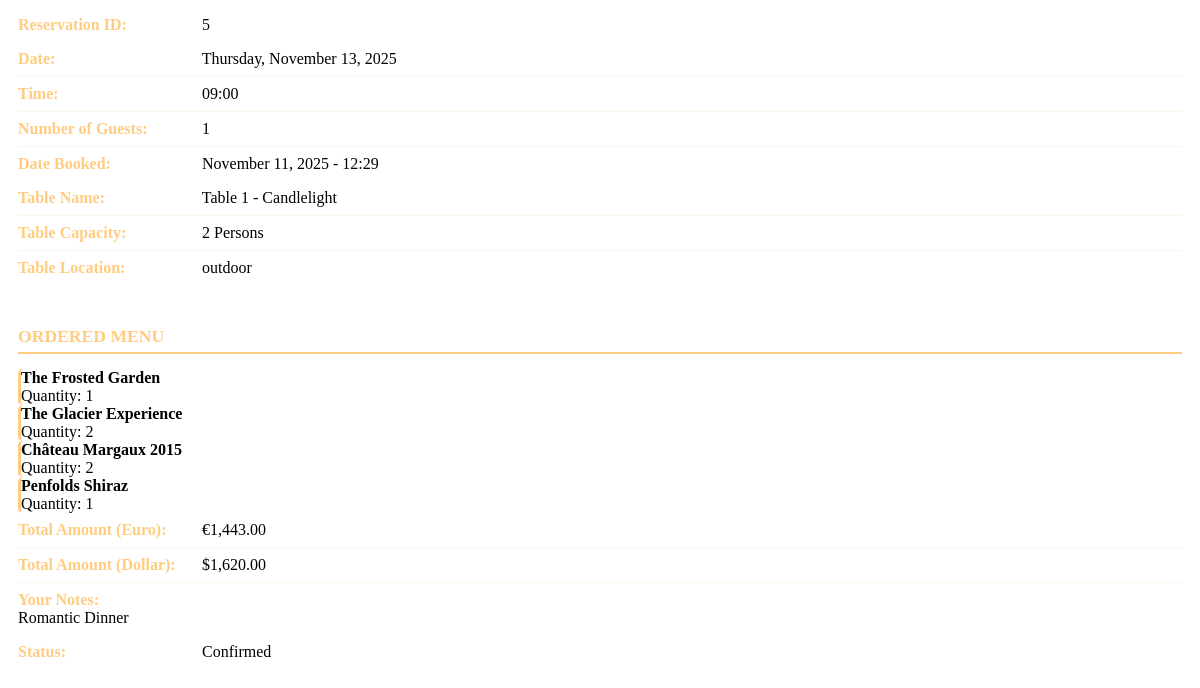
Page /get_my_reservation_detail.php?id=5 (signed in) on the committed database.
### tables this page shows
CREATE TABLE `reservasi` (
  `id_reservasi` int(11) NOT NULL,
  `id_user` int(11) NOT NULL,
  `id_meja` int(11) NOT NULL,
  `tanggal_reservasi` date NOT NULL,
  `waktu_reservasi` time NOT NULL,
  `jumlah_orang` int(11) NOT NULL,
  `catatan` text DEFAULT NULL,
  `total_euro` decimal(10,2) NOT NULL,
  `total_dollar` decimal(10,2) NOT NULL,
  `status` enum('Scheduled','Confirmed','Completed','Cancelled') DEFAULT 'Scheduled',
  `tanggal_dibuat` timestamp NOT NULL DEFAULT current_timestamp()
);

CREATE TABLE `meja` (
  `id_meja` int(11) NOT NULL,
  `nama_meja` varchar(50) NOT NULL,
  `kapasitas` int(11) NOT NULL,
  `lokasi` enum('indoor','outdoor') NOT NULL,
  `catatan` text DEFAULT NULL
);

CREATE TABLE `reservasi_menu` (
  `id_reservasi_menu` int(11) NOT NULL,
  `id_reservasi` int(11) DEFAULT NULL,
  `id_menu` int(11) DEFAULT NULL,
  `jumlah` int(11) DEFAULT 1,
  `catatan` text DEFAULT NULL
);

CREATE TABLE `menu` (
  `id_menu` int(11) NOT NULL,
  `id_kategori` int(11) NOT NULL,
  `nama_menu` varchar(100) NOT NULL,
  `deskripsi` text DEFAULT NULL,
  `harga_euro` decimal(10,2) NOT NULL,
  `harga_dollar` decimal(10,2) NOT NULL,
  `foto` varchar(255) DEFAULT NULL,
  `status` enum('aktif','nonaktif') DEFAULT 'aktif'
);

### get_my_reservation_detail.php (the view, shortened to what this page needs)
<?php
include 'db.php';
$user_id = $_SESSION['id_user'];
if (isset($_GET['id'])) {
    $id_reservasi = $_GET['id'];
    try {
        $query = "SELECT r.*, u.nama, u.email, u.no_telp, m.nama_meja, m.kapasitas, m.lokasi
                  FROM reservasi r
                  JOIN users u ON r.id_user = u.id_user
                  JOIN meja m ON r.id_meja = m.id_meja
                  WHERE r.id_reservasi = ? AND r.id_user = ?";
        $stmt = $pdo->prepare($query);
        $stmt->execute([$id_reservasi, $user_id]);
        $reservation = $stmt->fetch();
        if ($reservation) {
            $menu_query = "SELECT rm.id_menu, rm.jumlah, rm.catatan, mn.nama_menu
                           FROM reservasi_menu rm
                           JOIN menu mn ON rm.id_menu = mn.id_menu
                           WHERE rm.id_reservasi = ?";
            $menu_stmt = $pdo->prepare($menu_query);
            $menu_stmt->execute([$id_reservasi]);
            $menu_items = $menu_stmt->fetchAll();
            ?>
            <div class="reservation-details">
                <div class="detail-section mb-4">
                    <div class="detail-item">
                        <strong>Reservation ID:</strong> <?php echo $reservation['id_reservasi']; ?>
                    </div>
                </div>
                <div class="detail-section mb-4">
                    <div class="detail-item">
                        <strong>Date:</strong> <?php echo date('l, F j, Y', strtotime($reservation['tanggal_reservasi'])); ?>
                    </div>
                    <div class="detail-item">
                        <strong>Time:</strong> <?php echo date('H:i', strtotime($reservation['waktu_reservasi'])); ?>
                    </div>
                    <div class="detail-item">
                        <strong>Number of Guests:</strong> <?php echo $reservation['jumlah_orang']; ?>
                    </div>
                    <div class="detail-item">
                        <strong>Date Booked:</strong> <?php echo date('F j, Y - H:i', strtotime($reservation['tanggal_dibuat'])); ?>
                    </div>
                </div>
                <div class="detail-section mb-4">
                    <div class="detail-item">
                        <strong>Table Name:</strong> <?php echo htmlspecialchars($reservation['nama_meja']); ?>
                    </div>
                    <div class="detail-item">
                        <strong>Table Capacity:</strong> <?php echo $reservation['kapasitas']; ?> Persons
                    </div>
                    <div class="detail-item">
                        <strong>Table Location:</strong> <?php echo htmlspecialchars($reservation['lokasi']); ?>
                    </div>
                </div>
                <div class="detail-section mb-4">
                    <h6 class="detail-label mb-3">ORDERED MENU</h6>
                    <?php if (!empty($menu_items)): ?>
                        <div class="menu-list">
                            <?php foreach ($menu_items as $menu): ?>
                                <div class="menu-item mb-2 p-2">
                                    <div class="d-flex justify-content-between align-items-start">
                                        <div>
                                            <strong><?php echo htmlspecialchars($menu['nama_menu']); ?></strong>
                                            <div class="small text-light">
                                                Quantity: <?php echo $menu['jumlah']; ?>
                                            </div>
                                        </div>
                                    </div>
                                </div>
                            <?php endforeach; ?>
                        </div>
                    <?php else: ?>
                        <div class="detail-item text-muted">
                            No menu items ordered.
                        </div>
                    <?php endif; ?>
                </div>
                <div class="detail-section mb-4">
                    <div class="detail-item">
                        <strong>Total Amount (Euro):</strong> €<?php echo number_format($reservation['total_euro'], 2); ?>
                    </div>
                    <div class="detail-item">
                        <strong>Total Amount (Dollar):</strong> $<?php echo number_format($reservation['total_dollar'], 2); ?>
                    </div>
                    <div class="detail-item mt-3">
                        <strong>Your Notes:</strong><br>
                        <?php echo !empty($reservation['catatan']) ? nl2br(htmlspecialchars($reservation['catatan'])) : '<span class="text-white">No notes provided</span>'; ?>
                    </div>
                </div>
                <div class="detail-section">
                    <div class="detail-item">
                        <strong>Status:</strong>
                        <span class="status-badge status-<?php echo strtolower($reservation['status']); ?>">
                            <?php echo ucfirst($reservation['status']); ?>
                        </span>
                    </div>
                </div>
            </div>
            <?php
        } else {
            echo '<div class="alert alert-danger">Reservation not found or you do not have permission to view this reservation.</div>';
        }
    } catch (Exception $e) {
        echo '<div class="alert alert-danger">Error loading reservation details: ' . htmlspecialchars($e->getMessage()) . '</div>';
    }
} else {
    echo '<div class="alert alert-danger">No reservation ID provided.</div>';
}
?>

### get_my_reservation_detail.php (style rules this page uses)
.detail-section { padding: 0 10px; }
.detail-item { padding: 8px 0; border-bottom: 1px solid rgba(255, 204, 128, 0.2); }
.detail-item:last-child { border-bottom: none; }
.detail-item strong { color: #ffcc80; min-width: 180px; display: inline-block; }
.menu-list { max-height: 200px; overflow-y: auto; }
.menu-item { background: rgba(255, 255, 255, 0.05); border-radius: 5px; border-left: 3px solid #ffcc80; }
.detail-label { font-weight: 600; color: #ffcc80; font-size: 1.1rem; padding-bottom: 5px; border-bottom: 2px solid #ffcc80; margin-bottom: 15px; display: block; }

### rows in the picture
reservasi: id_reservasi "5", tanggal_reservasi "Thursday, November 13, 2025", waktu_reservasi "09:00", jumlah_orang "1", tanggal_dibuat "November 11, 2025 - 12:29", id_meja.nama_meja "Table 1 - Candlelight", id_meja.kapasitas "2", id_meja.lokasi "outdoor", total_euro "1,443.00", total_dollar "1,620.00", catatan "Romantic Dinner", status "Confirmed"
reservasi_menu: id_menu.nama_menu "The Frosted Garden", jumlah "1"
reservasi_menu: id_menu.nama_menu "The Glacier Experience", jumlah "2"
reservasi_menu: id_menu.nama_menu "Château Margaux 2015", jumlah "2"
reservasi_menu: id_menu.nama_menu "Penfolds Shiraz", jumlah "1"
